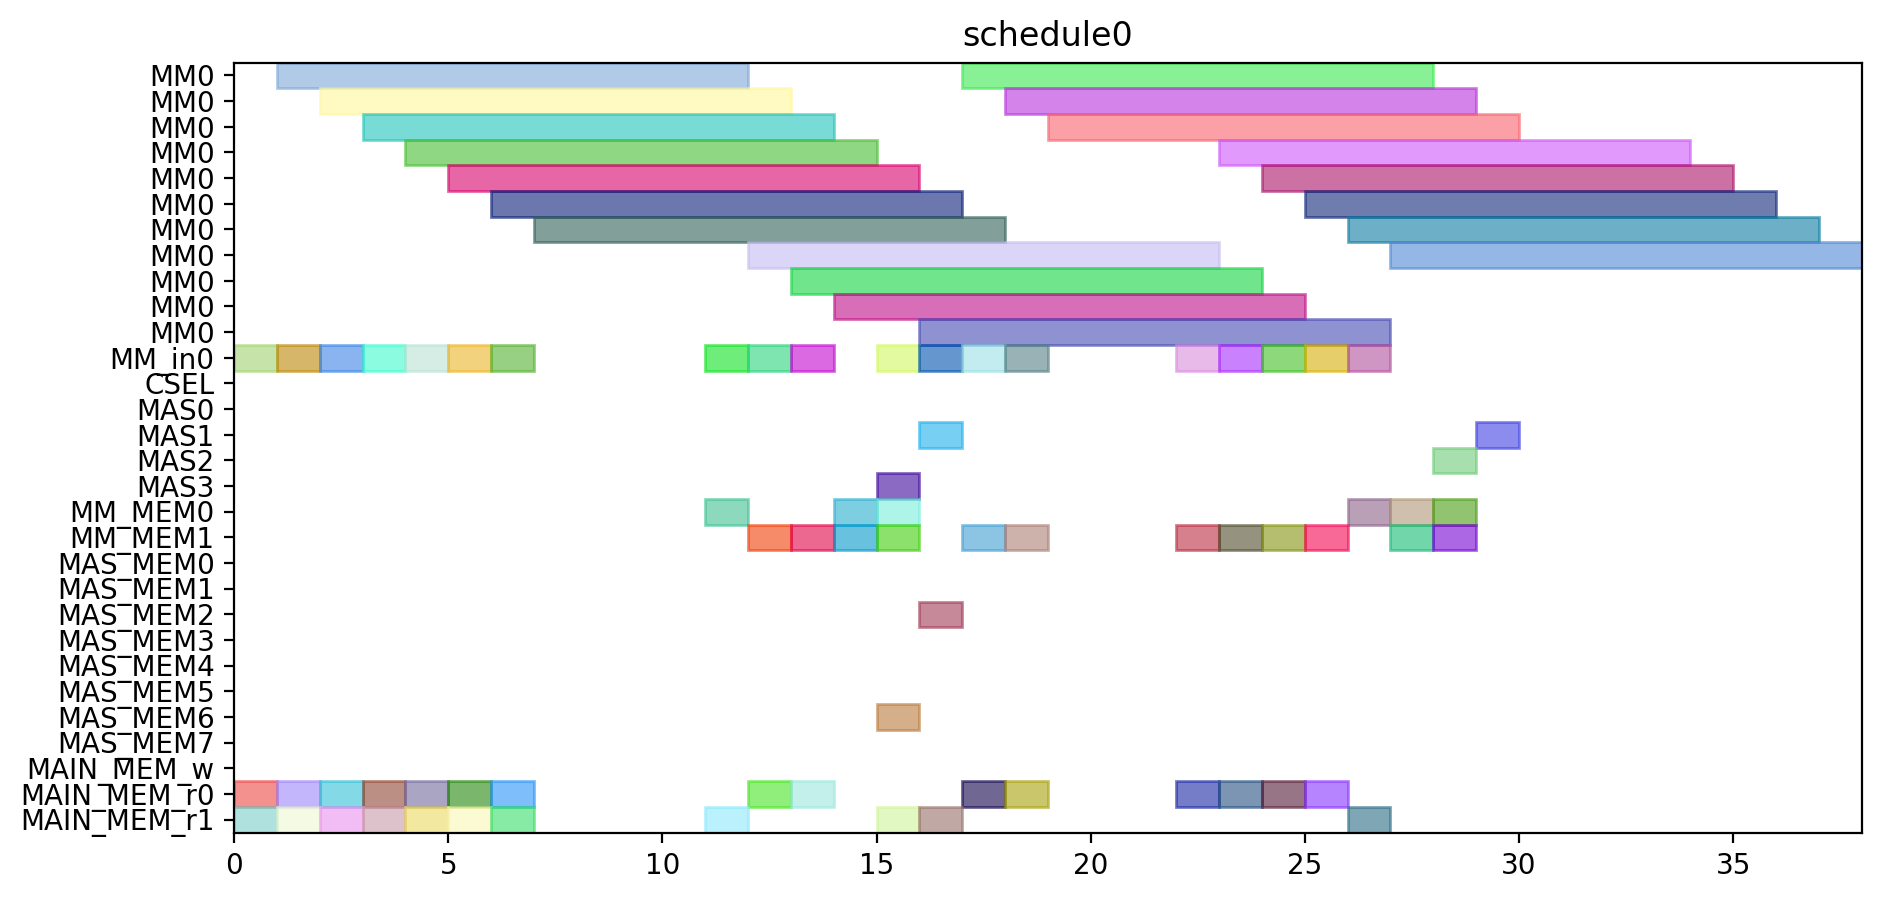

This figure's Python source:
from pyschedule import Scenario, solvers, plotters, alt


def solve():
	horizon = 120
	S = Scenario("schedule0", horizon=horizon)

	# resource
	MM = S.Resources('MM', num=1, size=11)
	MM_in = S.Resources('MM_in', num=1)
	CSEL = S.Resource('CSEL')
	MAS = S.Resources('MAS', num=4, size=1, periods=range(1, horizon))
	MM_MEM = S.Resources('MM_MEM', num=2)
	MAS_MEM = S.Resources('MAS_MEM', num=8)
	MAIN_MEM_w = S.Resource('MAIN_MEM_w', size=1)
	MAIN_MEM_r = S.Resources('MAIN_MEM_r', num=2)

	# result of previous scheduling

	# new tasks
	Z_exp2 = S.Task('Z_exp2', length=11, delay_cost=1)
	Z_exp2 += alt(MM)
	Z_exp2_in = S.Task('Z_exp2_in', length=1, delay_cost=1)
	Z_exp2_in += alt(MM_in)
	S += Z_exp2_in*MM_in[0]<=Z_exp2*MM[0]
	Z_exp2_mem0 = S.Task('Z_exp2_mem0', length=1, delay_cost=1)
	Z_exp2_mem0 += MAIN_MEM_r[0]
	S += Z_exp2_mem0 <= Z_exp2

	Z_exp2_mem1 = S.Task('Z_exp2_mem1', length=1, delay_cost=1)
	Z_exp2_mem1 += MAIN_MEM_r[1]
	S += Z_exp2_mem1 <= Z_exp2

	NX0 = S.Task('NX0', length=11, delay_cost=1)
	NX0 += alt(MM)
	NX0_in = S.Task('NX0_in', length=1, delay_cost=1)
	NX0_in += alt(MM_in)
	S += NX0_in*MM_in[0]<=NX0*MM[0]
	NX0_mem0 = S.Task('NX0_mem0', length=1, delay_cost=1)
	NX0_mem0 += MAIN_MEM_r[0]
	S += NX0_mem0 <= NX0

	NX0_mem1 = S.Task('NX0_mem1', length=1, delay_cost=1)
	NX0_mem1 += MAIN_MEM_r[1]
	S += NX0_mem1 <= NX0

	k0_10_Z1 = S.Task('k0_10_Z1', length=11, delay_cost=1)
	k0_10_Z1 += alt(MM)
	k0_10_Z1_in = S.Task('k0_10_Z1_in', length=1, delay_cost=1)
	k0_10_Z1_in += alt(MM_in)
	S += k0_10_Z1_in*MM_in[0]<=k0_10_Z1*MM[0]
	k0_10_Z1_mem0 = S.Task('k0_10_Z1_mem0', length=1, delay_cost=1)
	k0_10_Z1_mem0 += MAIN_MEM_r[0]
	S += k0_10_Z1_mem0 <= k0_10_Z1

	k0_10_Z1_mem1 = S.Task('k0_10_Z1_mem1', length=1, delay_cost=1)
	k0_10_Z1_mem1 += MAIN_MEM_r[1]
	S += k0_10_Z1_mem1 <= k0_10_Z1

	DX0 = S.Task('DX0', length=11, delay_cost=1)
	DX0 += alt(MM)
	DX0_in = S.Task('DX0_in', length=1, delay_cost=1)
	DX0_in += alt(MM_in)
	S += DX0_in*MM_in[0]<=DX0*MM[0]
	DX0_mem0 = S.Task('DX0_mem0', length=1, delay_cost=1)
	DX0_mem0 += MAIN_MEM_r[0]
	S += DX0_mem0 <= DX0

	DX0_mem1 = S.Task('DX0_mem1', length=1, delay_cost=1)
	DX0_mem1 += MAIN_MEM_r[1]
	S += DX0_mem1 <= DX0

	NY0 = S.Task('NY0', length=11, delay_cost=1)
	NY0 += alt(MM)
	NY0_in = S.Task('NY0_in', length=1, delay_cost=1)
	NY0_in += alt(MM_in)
	S += NY0_in*MM_in[0]<=NY0*MM[0]
	NY0_mem0 = S.Task('NY0_mem0', length=1, delay_cost=1)
	NY0_mem0 += MAIN_MEM_r[0]
	S += NY0_mem0 <= NY0

	NY0_mem1 = S.Task('NY0_mem1', length=1, delay_cost=1)
	NY0_mem1 += MAIN_MEM_r[1]
	S += NY0_mem1 <= NY0

	k2_14_Z1 = S.Task('k2_14_Z1', length=11, delay_cost=1)
	k2_14_Z1 += alt(MM)
	k2_14_Z1_in = S.Task('k2_14_Z1_in', length=1, delay_cost=1)
	k2_14_Z1_in += alt(MM_in)
	S += k2_14_Z1_in*MM_in[0]<=k2_14_Z1*MM[0]
	k2_14_Z1_mem0 = S.Task('k2_14_Z1_mem0', length=1, delay_cost=1)
	k2_14_Z1_mem0 += MAIN_MEM_r[0]
	S += k2_14_Z1_mem0 <= k2_14_Z1

	k2_14_Z1_mem1 = S.Task('k2_14_Z1_mem1', length=1, delay_cost=1)
	k2_14_Z1_mem1 += MAIN_MEM_r[1]
	S += k2_14_Z1_mem1 <= k2_14_Z1

	DY0 = S.Task('DY0', length=11, delay_cost=1)
	DY0 += alt(MM)
	DY0_in = S.Task('DY0_in', length=1, delay_cost=1)
	DY0_in += alt(MM_in)
	S += DY0_in*MM_in[0]<=DY0*MM[0]
	DY0_mem0 = S.Task('DY0_mem0', length=1, delay_cost=1)
	DY0_mem0 += MAIN_MEM_r[0]
	S += DY0_mem0 <= DY0

	DY0_mem1 = S.Task('DY0_mem1', length=1, delay_cost=1)
	DY0_mem1 += MAIN_MEM_r[1]
	S += DY0_mem1 <= DY0

	Z_exp3 = S.Task('Z_exp3', length=11, delay_cost=1)
	Z_exp3 += alt(MM)
	Z_exp3_in = S.Task('Z_exp3_in', length=1, delay_cost=1)
	Z_exp3_in += alt(MM_in)
	S += Z_exp3_in*MM_in[0]<=Z_exp3*MM[0]
	Z_exp3_mem0 = S.Task('Z_exp3_mem0', length=1, delay_cost=1)
	Z_exp3_mem0 += alt(MM_MEM)
	S += (Z_exp2*MM[0])-1 < Z_exp3_mem0*MM_MEM[0]
	S += Z_exp3_mem0 <= Z_exp3

	Z_exp3_mem1 = S.Task('Z_exp3_mem1', length=1, delay_cost=1)
	Z_exp3_mem1 += MAIN_MEM_r[1]
	S += Z_exp3_mem1 <= Z_exp3

	NX1_ = S.Task('NX1_', length=1, delay_cost=1)
	NX1_ += alt(MAS)
	NX1__mem0 = S.Task('NX1__mem0', length=1, delay_cost=1)
	NX1__mem0 += alt(MM_MEM)
	S += (NX0*MM[0])-1 < NX1__mem0*MM_MEM[0]
	S += NX1__mem0 <= NX1_

	NX1__mem1 = S.Task('NX1__mem1', length=1, delay_cost=1)
	NX1__mem1 += alt(MM_MEM)
	S += (k0_10_Z1*MM[0])-1 < NX1__mem1*MM_MEM[1]
	S += NX1__mem1 <= NX1_

	k0_9_Z2 = S.Task('k0_9_Z2', length=11, delay_cost=1)
	k0_9_Z2 += alt(MM)
	k0_9_Z2_in = S.Task('k0_9_Z2_in', length=1, delay_cost=1)
	k0_9_Z2_in += alt(MM_in)
	S += k0_9_Z2_in*MM_in[0]<=k0_9_Z2*MM[0]
	k0_9_Z2_mem0 = S.Task('k0_9_Z2_mem0', length=1, delay_cost=1)
	k0_9_Z2_mem0 += MAIN_MEM_r[0]
	S += k0_9_Z2_mem0 <= k0_9_Z2

	k0_9_Z2_mem1 = S.Task('k0_9_Z2_mem1', length=1, delay_cost=1)
	k0_9_Z2_mem1 += alt(MM_MEM)
	S += (Z_exp2*MM[0])-1 < k0_9_Z2_mem1*MM_MEM[1]
	S += k0_9_Z2_mem1 <= k0_9_Z2

	k1_9_Z2 = S.Task('k1_9_Z2', length=11, delay_cost=1)
	k1_9_Z2 += alt(MM)
	k1_9_Z2_in = S.Task('k1_9_Z2_in', length=1, delay_cost=1)
	k1_9_Z2_in += alt(MM_in)
	S += k1_9_Z2_in*MM_in[0]<=k1_9_Z2*MM[0]
	k1_9_Z2_mem0 = S.Task('k1_9_Z2_mem0', length=1, delay_cost=1)
	k1_9_Z2_mem0 += MAIN_MEM_r[0]
	S += k1_9_Z2_mem0 <= k1_9_Z2

	k1_9_Z2_mem1 = S.Task('k1_9_Z2_mem1', length=1, delay_cost=1)
	k1_9_Z2_mem1 += alt(MM_MEM)
	S += (Z_exp2*MM[0])-1 < k1_9_Z2_mem1*MM_MEM[1]
	S += k1_9_Z2_mem1 <= k1_9_Z2

	NY1_ = S.Task('NY1_', length=1, delay_cost=1)
	NY1_ += alt(MAS)
	NY1__mem0 = S.Task('NY1__mem0', length=1, delay_cost=1)
	NY1__mem0 += alt(MM_MEM)
	S += (NY0*MM[0])-1 < NY1__mem0*MM_MEM[0]
	S += NY1__mem0 <= NY1_

	NY1__mem1 = S.Task('NY1__mem1', length=1, delay_cost=1)
	NY1__mem1 += alt(MM_MEM)
	S += (k2_14_Z1*MM[0])-1 < NY1__mem1*MM_MEM[1]
	S += NY1__mem1 <= NY1_

	k2_13_Z2 = S.Task('k2_13_Z2', length=11, delay_cost=1)
	k2_13_Z2 += alt(MM)
	k2_13_Z2_in = S.Task('k2_13_Z2_in', length=1, delay_cost=1)
	k2_13_Z2_in += alt(MM_in)
	S += k2_13_Z2_in*MM_in[0]<=k2_13_Z2*MM[0]
	k2_13_Z2_mem0 = S.Task('k2_13_Z2_mem0', length=1, delay_cost=1)
	k2_13_Z2_mem0 += MAIN_MEM_r[0]
	S += k2_13_Z2_mem0 <= k2_13_Z2

	k2_13_Z2_mem1 = S.Task('k2_13_Z2_mem1', length=1, delay_cost=1)
	k2_13_Z2_mem1 += alt(MM_MEM)
	S += (Z_exp2*MM[0])-1 < k2_13_Z2_mem1*MM_MEM[1]
	S += k2_13_Z2_mem1 <= k2_13_Z2

	k3_14_Z2 = S.Task('k3_14_Z2', length=11, delay_cost=1)
	k3_14_Z2 += alt(MM)
	k3_14_Z2_in = S.Task('k3_14_Z2_in', length=1, delay_cost=1)
	k3_14_Z2_in += alt(MM_in)
	S += k3_14_Z2_in*MM_in[0]<=k3_14_Z2*MM[0]
	k3_14_Z2_mem0 = S.Task('k3_14_Z2_mem0', length=1, delay_cost=1)
	k3_14_Z2_mem0 += MAIN_MEM_r[0]
	S += k3_14_Z2_mem0 <= k3_14_Z2

	k3_14_Z2_mem1 = S.Task('k3_14_Z2_mem1', length=1, delay_cost=1)
	k3_14_Z2_mem1 += alt(MM_MEM)
	S += (Z_exp2*MM[0])-1 < k3_14_Z2_mem1*MM_MEM[1]
	S += k3_14_Z2_mem1 <= k3_14_Z2

	Z_exp4 = S.Task('Z_exp4', length=11, delay_cost=1)
	Z_exp4 += alt(MM)
	Z_exp4_in = S.Task('Z_exp4_in', length=1, delay_cost=1)
	Z_exp4_in += alt(MM_in)
	S += Z_exp4_in*MM_in[0]<=Z_exp4*MM[0]
	Z_exp4_mem0 = S.Task('Z_exp4_mem0', length=1, delay_cost=1)
	Z_exp4_mem0 += alt(MM_MEM)
	S += (Z_exp3*MM[0])-1 < Z_exp4_mem0*MM_MEM[0]
	S += Z_exp4_mem0 <= Z_exp4

	Z_exp4_mem1 = S.Task('Z_exp4_mem1', length=1, delay_cost=1)
	Z_exp4_mem1 += MAIN_MEM_r[1]
	S += Z_exp4_mem1 <= Z_exp4

	NX1 = S.Task('NX1', length=11, delay_cost=1)
	NX1 += alt(MM)
	NX1_in = S.Task('NX1_in', length=1, delay_cost=1)
	NX1_in += alt(MM_in)
	S += NX1_in*MM_in[0]<=NX1*MM[0]
	NX1_mem0 = S.Task('NX1_mem0', length=1, delay_cost=1)
	NX1_mem0 += alt(MAS_MEM)
	S += (NX1_*MAS[0])-1 < NX1_mem0*MAS_MEM[0]
	S += (NX1_*MAS[1])-1 < NX1_mem0*MAS_MEM[2]
	S += (NX1_*MAS[2])-1 < NX1_mem0*MAS_MEM[4]
	S += (NX1_*MAS[3])-1 < NX1_mem0*MAS_MEM[6]
	S += NX1_mem0 <= NX1

	NX1_mem1 = S.Task('NX1_mem1', length=1, delay_cost=1)
	NX1_mem1 += MAIN_MEM_r[1]
	S += NX1_mem1 <= NX1

	k0_8_Z3 = S.Task('k0_8_Z3', length=11, delay_cost=1)
	k0_8_Z3 += alt(MM)
	k0_8_Z3_in = S.Task('k0_8_Z3_in', length=1, delay_cost=1)
	k0_8_Z3_in += alt(MM_in)
	S += k0_8_Z3_in*MM_in[0]<=k0_8_Z3*MM[0]
	k0_8_Z3_mem0 = S.Task('k0_8_Z3_mem0', length=1, delay_cost=1)
	k0_8_Z3_mem0 += MAIN_MEM_r[0]
	S += k0_8_Z3_mem0 <= k0_8_Z3

	k0_8_Z3_mem1 = S.Task('k0_8_Z3_mem1', length=1, delay_cost=1)
	k0_8_Z3_mem1 += alt(MM_MEM)
	S += (Z_exp3*MM[0])-1 < k0_8_Z3_mem1*MM_MEM[1]
	S += k0_8_Z3_mem1 <= k0_8_Z3

	DX1_ = S.Task('DX1_', length=1, delay_cost=1)
	DX1_ += alt(MAS)
	DX1__mem0 = S.Task('DX1__mem0', length=1, delay_cost=1)
	DX1__mem0 += alt(MM_MEM)
	S += (DX0*MM[0])-1 < DX1__mem0*MM_MEM[0]
	S += DX1__mem0 <= DX1_

	DX1__mem1 = S.Task('DX1__mem1', length=1, delay_cost=1)
	DX1__mem1 += alt(MM_MEM)
	S += (k1_9_Z2*MM[0])-1 < DX1__mem1*MM_MEM[1]
	S += DX1__mem1 <= DX1_

	k1_8_Z3 = S.Task('k1_8_Z3', length=11, delay_cost=1)
	k1_8_Z3 += alt(MM)
	k1_8_Z3_in = S.Task('k1_8_Z3_in', length=1, delay_cost=1)
	k1_8_Z3_in += alt(MM_in)
	S += k1_8_Z3_in*MM_in[0]<=k1_8_Z3*MM[0]
	k1_8_Z3_mem0 = S.Task('k1_8_Z3_mem0', length=1, delay_cost=1)
	k1_8_Z3_mem0 += MAIN_MEM_r[0]
	S += k1_8_Z3_mem0 <= k1_8_Z3

	k1_8_Z3_mem1 = S.Task('k1_8_Z3_mem1', length=1, delay_cost=1)
	k1_8_Z3_mem1 += alt(MM_MEM)
	S += (Z_exp3*MM[0])-1 < k1_8_Z3_mem1*MM_MEM[1]
	S += k1_8_Z3_mem1 <= k1_8_Z3

	NY1 = S.Task('NY1', length=11, delay_cost=1)
	NY1 += alt(MM)
	NY1_in = S.Task('NY1_in', length=1, delay_cost=1)
	NY1_in += alt(MM_in)
	S += NY1_in*MM_in[0]<=NY1*MM[0]
	NY1_mem0 = S.Task('NY1_mem0', length=1, delay_cost=1)
	NY1_mem0 += alt(MAS_MEM)
	S += (NY1_*MAS[0])-1 < NY1_mem0*MAS_MEM[0]
	S += (NY1_*MAS[1])-1 < NY1_mem0*MAS_MEM[2]
	S += (NY1_*MAS[2])-1 < NY1_mem0*MAS_MEM[4]
	S += (NY1_*MAS[3])-1 < NY1_mem0*MAS_MEM[6]
	S += NY1_mem0 <= NY1

	NY1_mem1 = S.Task('NY1_mem1', length=1, delay_cost=1)
	NY1_mem1 += MAIN_MEM_r[1]
	S += NY1_mem1 <= NY1

	k2_12_Z3 = S.Task('k2_12_Z3', length=11, delay_cost=1)
	k2_12_Z3 += alt(MM)
	k2_12_Z3_in = S.Task('k2_12_Z3_in', length=1, delay_cost=1)
	k2_12_Z3_in += alt(MM_in)
	S += k2_12_Z3_in*MM_in[0]<=k2_12_Z3*MM[0]
	k2_12_Z3_mem0 = S.Task('k2_12_Z3_mem0', length=1, delay_cost=1)
	k2_12_Z3_mem0 += MAIN_MEM_r[0]
	S += k2_12_Z3_mem0 <= k2_12_Z3

	k2_12_Z3_mem1 = S.Task('k2_12_Z3_mem1', length=1, delay_cost=1)
	k2_12_Z3_mem1 += alt(MM_MEM)
	S += (Z_exp3*MM[0])-1 < k2_12_Z3_mem1*MM_MEM[1]
	S += k2_12_Z3_mem1 <= k2_12_Z3

	DY1_ = S.Task('DY1_', length=1, delay_cost=1)
	DY1_ += alt(MAS)
	DY1__mem0 = S.Task('DY1__mem0', length=1, delay_cost=1)
	DY1__mem0 += alt(MM_MEM)
	S += (DY0*MM[0])-1 < DY1__mem0*MM_MEM[0]
	S += DY1__mem0 <= DY1_

	DY1__mem1 = S.Task('DY1__mem1', length=1, delay_cost=1)
	DY1__mem1 += alt(MM_MEM)
	S += (k3_14_Z2*MM[0])-1 < DY1__mem1*MM_MEM[1]
	S += DY1__mem1 <= DY1_

	k3_13_Z3 = S.Task('k3_13_Z3', length=11, delay_cost=1)
	k3_13_Z3 += alt(MM)
	k3_13_Z3_in = S.Task('k3_13_Z3_in', length=1, delay_cost=1)
	k3_13_Z3_in += alt(MM_in)
	S += k3_13_Z3_in*MM_in[0]<=k3_13_Z3*MM[0]
	k3_13_Z3_mem0 = S.Task('k3_13_Z3_mem0', length=1, delay_cost=1)
	k3_13_Z3_mem0 += MAIN_MEM_r[0]
	S += k3_13_Z3_mem0 <= k3_13_Z3

	k3_13_Z3_mem1 = S.Task('k3_13_Z3_mem1', length=1, delay_cost=1)
	k3_13_Z3_mem1 += alt(MM_MEM)
	S += (Z_exp3*MM[0])-1 < k3_13_Z3_mem1*MM_MEM[1]
	S += k3_13_Z3_mem1 <= k3_13_Z3

	solvers.mip.solve(S,msg=1,kind='CPLEX',ratio_gap=1.01)

	solution = [['hoge']*len(S.solution()[1]) for i in range(len(S.solution()))]
	for i in range(len(S.solution())):
		for j in range(len(S.solution()[i])):
			solution[i][j]=str(S.solution()[i][j])
	print(solution)

	cycles = int(solution[-1][3])

	pic_file_name = "/home/mfukuda/ABE/multiRAM_multiMAS_16mux/scheduling_result/stage11MM1_stage1MAS4/ISOGENY/schedule0.png"
	if(S.solution() != []):
		plotters.matplotlib.plot(S,img_filename=pic_file_name, show_task_labels=False, fig_size=(cycles*0.25+3, 5))

	return solution
